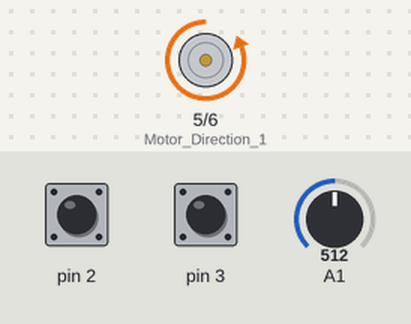
The sketch below on a simulated Arduino Uno, built with avr-gcc and run on an emulated ATmega328P. Shown: motor-driver pin pairs drawn as motors (green arrow = first pin HIGH = forward, orange = second pin HIGH = backward, longer = more drive, scaled by the enable pin). The test bench sets the inputs (shaded band); at power-on: A1 = 512, pin 3 HIGH, pin 2 HIGH. What the sketch prints to the serial monitor is not drawn.

Above: at 1.2 s.
1.3 s: A1 set to 0
At 1.9 s:
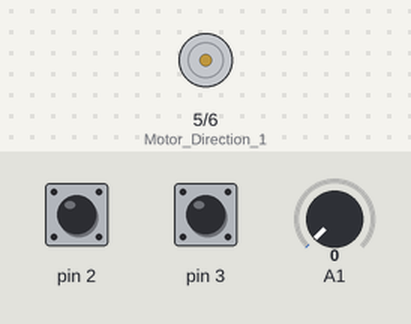
2.8 s: pin 3 pulled LOW for 0.15 s
4.4 s: pin 3 pulled LOW for 3.2 s
9.1 s: A1 set to 122
At 10.2 s:
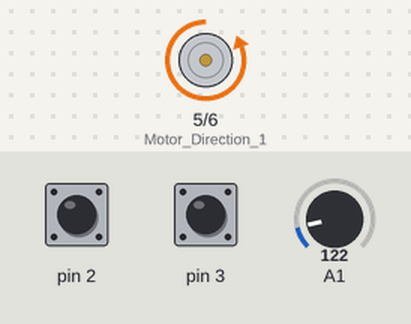
Timing chart, 0 to 11.6 s (numbered marks = the images above; inputs shaded):
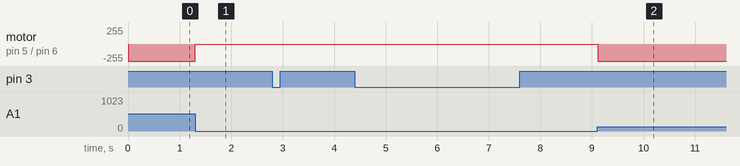

The sketch:

Position_Control_Arduino.ino
```cpp
int stateA;
int stateB;
volatile long counter = 0;

void setup() {
  pinMode(A1, INPUT);
  pinMode(5, OUTPUT);  // Motor Direction 1
  pinMode(6, OUTPUT);  // Motor Direction 2
  pinMode(9, OUTPUT);  // PWM Pin
  Serial.begin(9600);

  pinMode(2, INPUT_PULLUP);
  pinMode(3, INPUT_PULLUP);

attachInterrupt(digitalPinToInterrupt(2), encoderA, CHANGE);
  attachInterrupt(digitalPinToInterrupt(3), encoderB, CHANGE);
}

void loop() {
  double a = analogRead(A1);
  double a_degrees = 360.0 * a / 1023.0;  // Potentiometer degrees
  double motor_position = counter * 0.043; // encoder tick to degrees
  double error = a_degrees - motor_position;

  double control_input = 8.0 * error;
  control_input = constrain(control_input, -5, 5);  // prevent overflow

  int abs_control_input = abs(control_input);
  int control_digital = map(abs_control_input, 0, 5, 0, 255);
  control_digital = constrain(control_digital, 0, 255);  // Just in case

  if (error < 0) {
    digitalWrite(5, HIGH);
    digitalWrite(6, LOW);
  } else {
    digitalWrite(5, LOW);
    digitalWrite(6, HIGH);
  }

  analogWrite(9, control_digital);  // PWM based on error

  Serial.println(motor_position);  // Can change to a_degrees for testing
  delay(10); // optional debounce or smoother serial output
}

volatile bool stateA_last = LOW;

void encoderA() {
  bool stateA = digitalRead(2);
  bool stateB = digitalRead(3);
  if (stateA == stateB) {
    counter++;
  } else {
    counter--;
  }
}

void encoderB() {
  bool stateA = digitalRead(2);
  bool stateB = digitalRead(3);
  if (stateA != stateB) {
    counter++;
  } else {
    counter--;
  }
}
```

Measured:
- after the input at 1.3 s, motor on pin 5 (Motor_Direction_1) / pin 6 (Motor_Direction_2): backward 255/255 → stopped at once
- after the input at 9.1 s, motor on pin 5 (Motor_Direction_1) / pin 6 (Motor_Direction_2): stopped → backward 255/255 at once
